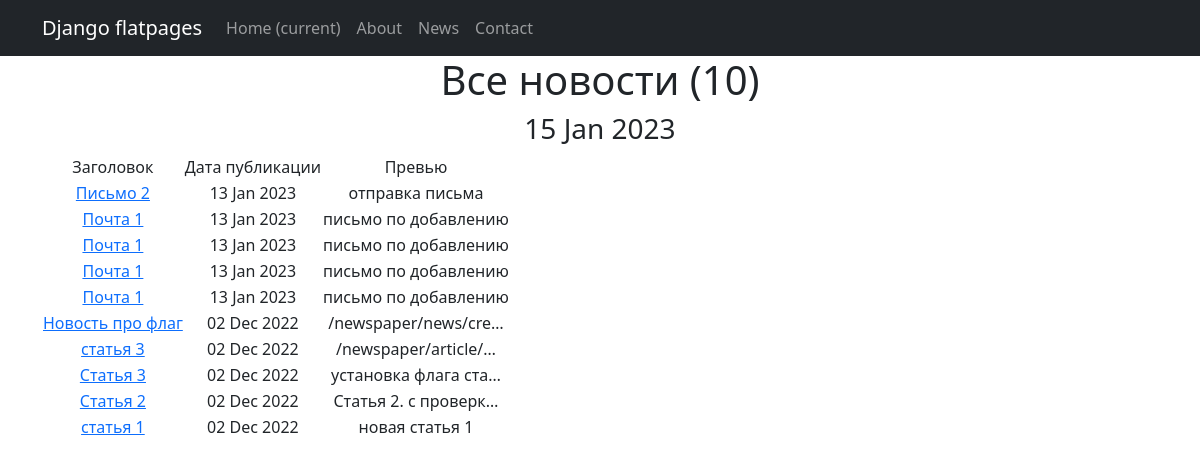
/newspaper/, run on an earlier commit of the app's database.
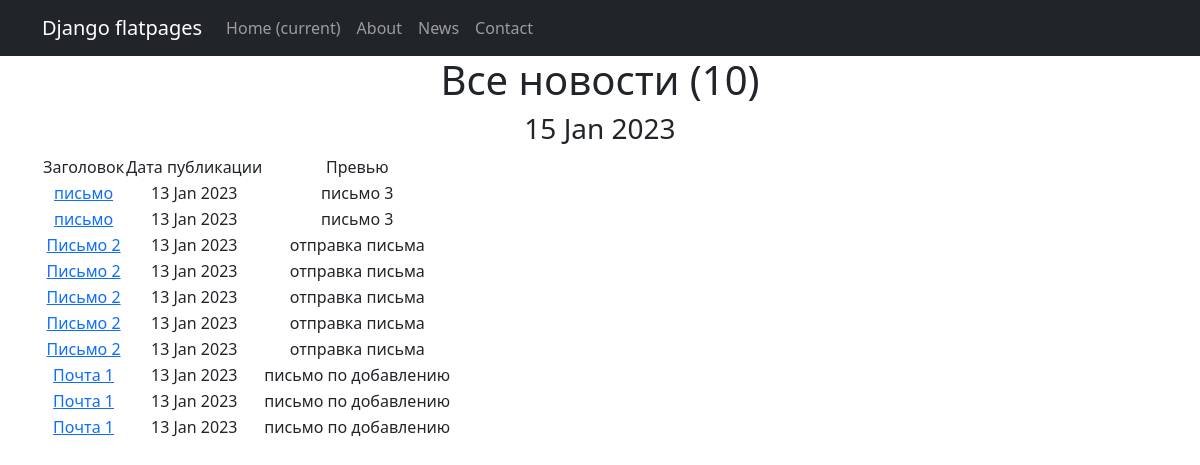
And on a later commit of the database.
### news_app/models.py (models this page shows, shortened)
class Post(models.Model):
    date_time_in = models.DateTimeField(auto_now_add=True)
    is_news = models.BooleanField(default=True)  # True - новость, False - статья
    title = models.CharField(max_length=255)
    text = models.TextField()
    rating = models.IntegerField(default=0)
    author = models.ForeignKey('Author', on_delete=models.CASCADE)
    category = models.ManyToManyField('Category', through='PostCategory')

### news_app/views.py (the view)
# urls.py: path('', PostList.as_view(), name='news_list'),
class PostList(ListView):
    model = Post
    ordering = '-date_time_in'
    template_name = 'news_list.html'
    context_object_name = 'news_list'
    paginate_by = 10
    def get_queryset(self):
        queryset = super().get_queryset()
        self.filterset = PostFilter(self.request.GET, queryset)
        return self.filterset.qs
    def get_context_data(self, **kwargs):
        context = super().get_context_data(**kwargs)
        context['filterset'] = self.filterset
        return context

### news_app/templatetags/custom_filters.py (called while the page is built)
@register.filter()
def censor(value):
   try:
      if not isinstance(value, str):
         raise CensorException("Error: is not a text")
      for word in CENSORED_WORDS:
         if word in value:
            value = value.replace(word, word[:1]+"***")
         if word.capitalize() in value:
            value = value.replace(word.capitalize(), word.capitalize()[:1]+"***")
      return value
   except CensorException as e:
      print (e)

### news_app/templatetags/custom_tags.py (called while the page is built)
@register.simple_tag()
def current_time(format_string='%b %d %Y'):
   return datetime.utcnow().strftime(format_string)

### templates/news_list.html (shortened to what this page needs)
{% extends 'flatpages/default.html' %}
{% load custom_filters %}
{% load custom_tags %}
{% block content %}
   <h1>Все новости ({{ news_list | length }})</h1>
    <h3>{% current_time '%d %b %Y' %}</h3>
   {% if news_list %}
       <table>
           <tr>
               <td>Заголовок</td>
               <td>Дата публикации</td>
               <td>Превью</td>
           </tr>
           {% for news in news_list %}
           <tr>
               <td><a href="{{ news.id }}">{{ news.title|censor }}</a></td>
               <td>{{ news.date_time_in | date:'d M Y' }}</td>
               <td>{{ news.text | truncatechars:20 }}</td>
           </tr>
           {% endfor %}
       </table>
   {% else %}
       <h2>Новостей нет!</h2>
   {% endif %}
{% endblock content %}

What changed in the data, as far as the page shows it:
no longer on this page (row unchanged): Post: title|censor "Почта 1", date_time_in "13 Jan 2023", text "письмо по добавлению"
no longer on this page (row unchanged): Post: title|censor "Новость про флаг", date_time_in "02 Dec 2022", text "/newspaper/news/cre…"
no longer on this page (row unchanged): Post: title|censor "статья 3", date_time_in "02 Dec 2022", text "/newspaper/article/…"
no longer on this page (row unchanged): Post: title|censor "Статья 3", date_time_in "02 Dec 2022", text "установка флага ста…"
no longer on this page (row unchanged): Post: title|censor "Статья 2", date_time_in "02 Dec 2022", text "Статья 2. с проверк…"
no longer on this page (row unchanged): Post: title|censor "статья 1", date_time_in "02 Dec 2022", text "новая статья 1"
added Post: title|censor "письмо", date_time_in "13 Jan 2023", text "письмо 3"
added Post: title|censor "письмо", date_time_in "13 Jan 2023", text "письмо 3"
added Post: title|censor "Письмо 2", date_time_in "13 Jan 2023", text "отправка письма"
added Post: title|censor "Письмо 2", date_time_in "13 Jan 2023", text "отправка письма"
added Post: title|censor "Письмо 2", date_time_in "13 Jan 2023", text "отправка письма"
added Post: title|censor "Письмо 2", date_time_in "13 Jan 2023", text "отправка письма"
